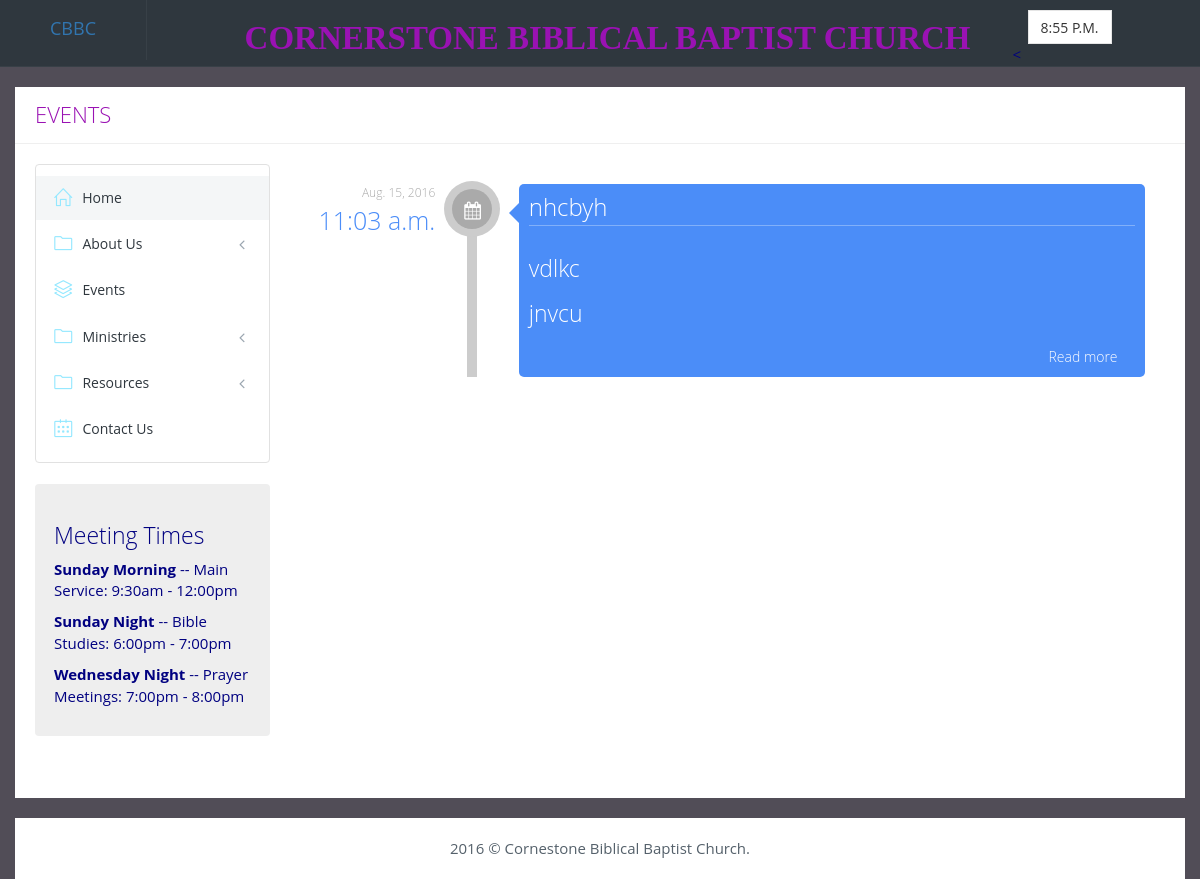
Page /events/event/ on the earlier database version.
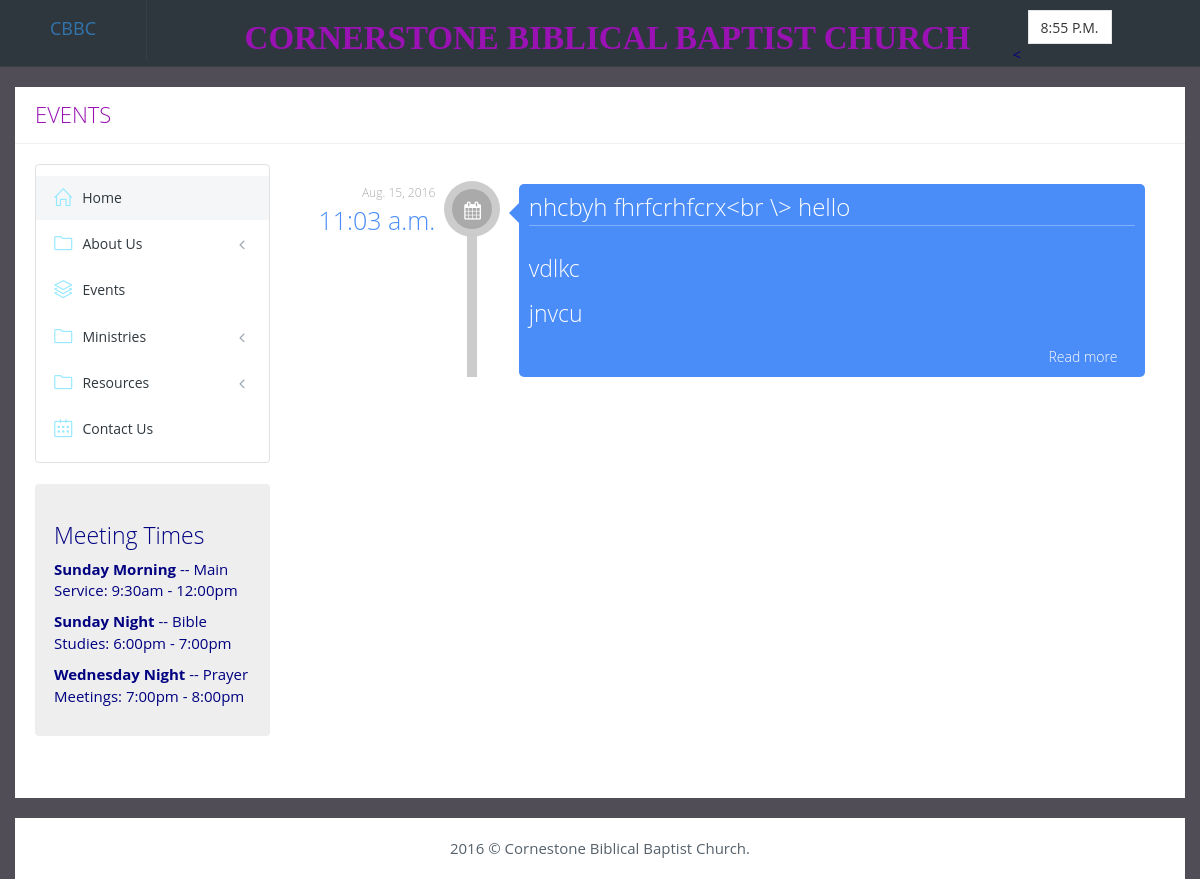
Same page on the later database version.
### events/models.py (models this page shows, shortened)
class Event(models.Model):
	theme = models.CharField(max_length=100)
	theme_verse = models.CharField(max_length=100)
	verse = models.CharField(max_length=500)
	name = models.CharField(max_length=100)
	details = models.TextField()
	location = models.CharField(max_length=300)
	time = models.TimeField(auto_now_add=False)
	date = models.DateField(auto_now_add=False)
	date_posted = models.DateTimeField(auto_now_add=True)

### events/views.py (the view)
def event(request):
	events = Event.objects.order_by('-id')
	context = {
		'events' : events,
		'title': 'Events',
	}
	return render(request, 'event.html', context)

### events/templates/event.html
{% extends "base.html" %}
{% block content %}
   <div class="portlet light">
				<div class="portlet-body">
					<div class="row">
					{% for item in events %}
						<div class="col-md-12">
							<ul class="timeline">
<li class="timeline-blue">
									<div class="timeline-time">
										<span class="date">
										{{item.date}} </span>
										<span class="time">
										{{item.time}} </span>
									</div>
									<div class="timeline-icon">
										<i class="fa fa-calendar"></i>
									</div>
									<div class="timeline-body">
										<h2>{{item.name}} </h2>
										<div class="timeline-content">
											<h3>{{item.theme}}</h3>
											<h3>{{item.location}}</h3>
										</div>
										<div class="timeline-footer">
											<a href="{% url 'event_detail' item.id %}" class="nav-link pull-right">
											Read more <i class="m-icon-swapright m-icon-white"></i>
											</a>
										</div>
									</div>
								</li>
								</ul>
								</div>
								{% endfor %}
								</div>
								</div>
								</div>
{% endblock %}

Differences in the rows shown:
changed Event "vdlkc": name "nhcbyh" → "nhcbyh fhrfcrhfcrx<br \\> hello"
